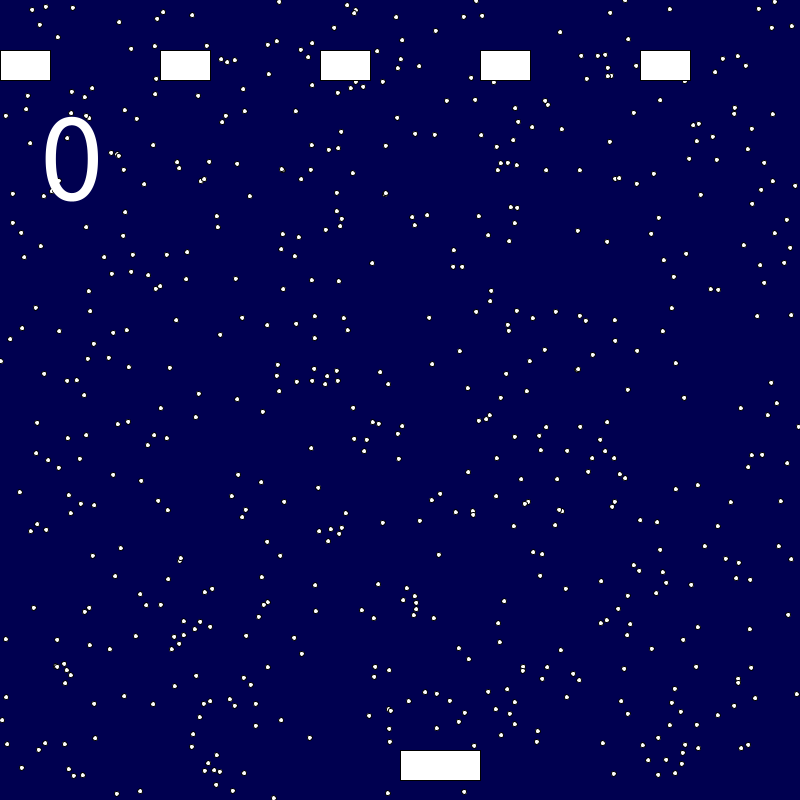
Frame 1 (no input)
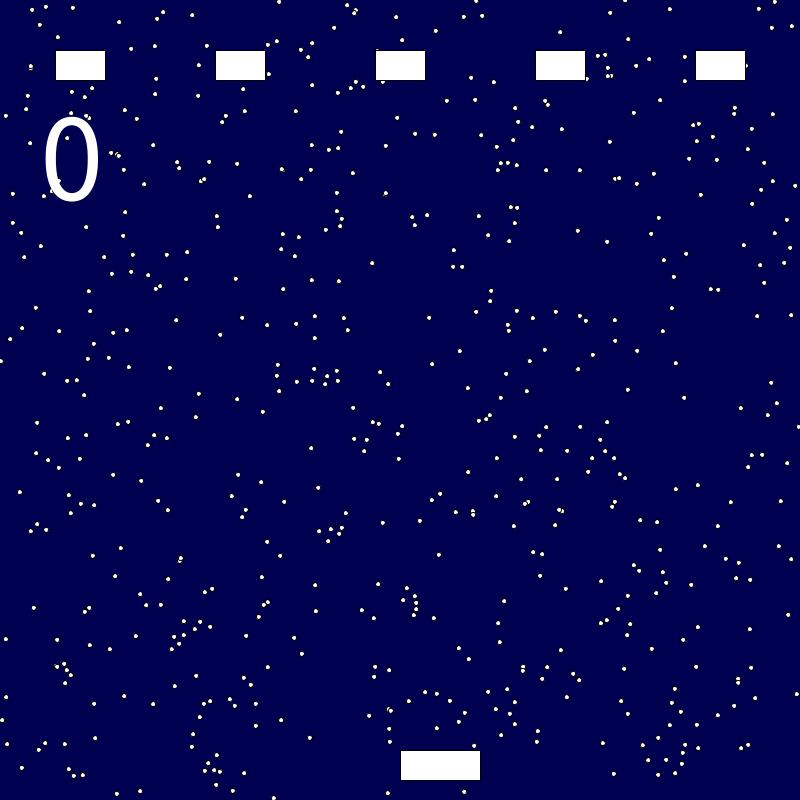
Frame 60 (the mouse pressed at the canvas centre just before this capture)
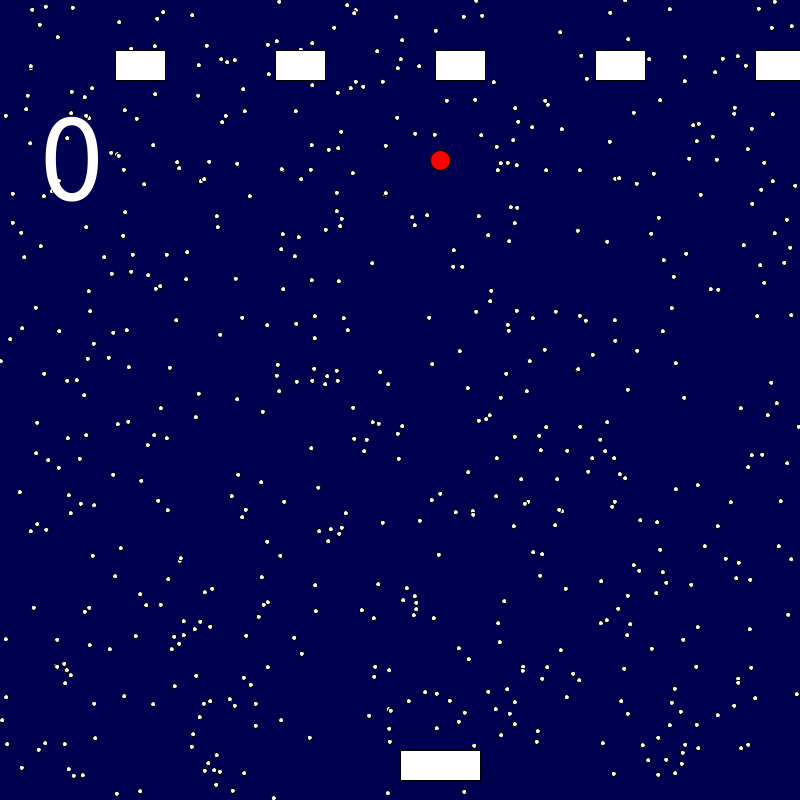
Frame 120 (the mouse held since frame 60 and released just before this capture)

The Processing sketch that drew these frames (run headless with seeded random() and noise(); from frame 60 on, the mouse is pressed at the canvas centre):

// Processing sketch: SPACE_INVADERS
// ── SPACE_INVADERS.pde
int nStars = 600;
int score;
float[] xStar = new float[nStars];
float[] yStar = new float[nStars];
//enemy ships
int nShips = 5;
float[] xShip = new float[nShips];
float[] yShip = new float[nShips];
boolean[] show = new boolean[nShips];
float shipSpeed = 5;
//player ship
int pX;
int pY;
int pSpeed;
//add shots
int shotX;
int shotY;
int shotSpeed;
boolean shotShow;



void setup() {
    size(800, 800);
    //intital player values
    pX = width / 2;
    pY = height - 50;
    pSpeed = 0;
    //initial shot values
    shotX = pX;
    shotY = pY;
    shotSpeed = 0;
    shotShow = false;
    
    //star loop
    
    for (int i = 0; i < nStars; i++) {
        xStar[i] = random(0, width);
        yStar[i] = random(0, height);
    }
    
    //enemy ships loop
    for (int i = 0; i < nShips; i++) {
        xShip[i] = i * (width / nShips);
        yShip[i] = 50;       
        show[i] = true;
    }
}
void draw() {
  background(0, 0, 80);
    //stars
    if (score >=  5) {
        textSize(32);
        text("Imagine Actually Playing This Game", width / 8, height / 2);
        text("You'vewasted your time and are a drain on society ", width / 8, height / 1.8);
    }
    
    fill(255);
    
    for (int i = 0; i < nStars; i++) {
        
        circle(xStar[i],yStar[i], 5);
    }
    
    if (pX > width - 75) {
        pX = width - 75;
    }
    if (pX < 0) {
        pX = 0;
    }
    
    //ships
    
    //show[2] = false;
    
    for (int i = 0; i < nShips; i++) {
        
        if (show[i] ==  true) {
            
            rect(xShip[i], yShip[i], 50,30);
            
            xShip[i] += shipSpeed;
            if (shotX > xShip[i] && 
                shotX < xShip[i] + 50 && 
                shotY > yShip[i] && 
                shotY < yShip[i] + 30) {
                show[i] = false;
                
                //reset shot
                shotY = pY;
                shotShow = false;
                shotSpeed = 0;
                score++;
            }
        }
    }
    
    int leftShip = 0;
    int rightShip = nShips - 1;
    textSize(128);
    text(score, 40, 200);
    while(leftShip<nShips - 1 && show[leftShip] == false) {
        leftShip++;
    }
    
    while(rightShip>0 && show[rightShip] == false) {
        rightShip--;
    }
    
    
    
    if (xShip[rightShip] + 50 > width || xShip[leftShip] < 0) {
        shipSpeed *= -1;
    }
    
    rect(pX, pY, 80, 30);
    pX += pSpeed;
    if (shotShow == false) {
        
        shotX = pX + 40;
    } else {
        
        fill(255, 0, 0);
        
        circle(shotX, shotY, 20);
        
        shotY -= shotSpeed;
    }
    
    
    
    if (shotY - 10 < 0) {
        shotY = pY;
        
        shotShow = false;
        
        shotSpeed = 0;
    }
}

void keyPressed() {
    
    if (keyCode ==  RIGHT) {
        pSpeed = 5;
    }
    if (keyCode ==  LEFT) {
        pSpeed =-  5;
    }
}



void mousePressed() { 
    shotShow = true;
    shotSpeed = 10;
}
